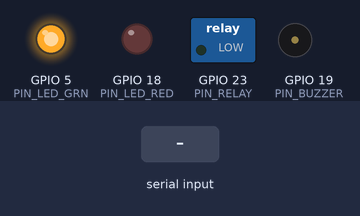
This sketch was run on a simulated ESP32. On the bench: switched loads named in the sketch (green lamp = pin HIGH), output pins drawn as LEDs (lit = HIGH), buzzer (waves = sounding, pin HIGH). The inputs (shaded band) are chosen by the test bench. WiFi joins after 1.5 s; servers stay silent unless stated; random numbers use the default seed unless the sketch sets one; what the sketch prints to the serial monitor is not drawn.

Above: at 4.0 s.
4.1 s: "KILL" received over Serial
At 6.9 s:
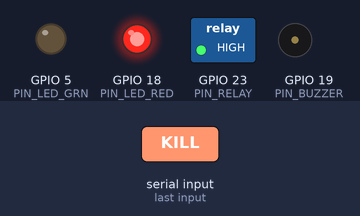
7.6 s: "K" received over Serial
At 10.58 s:
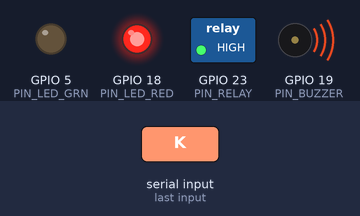
12.2 s: "R" received over Serial
At 13.13 s:
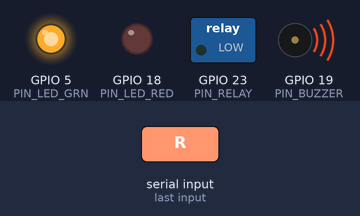
14.5 s: "k" received over Serial
At 17.6 s:
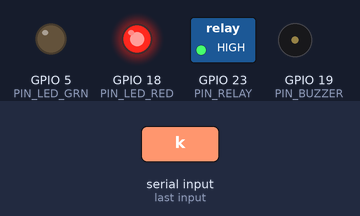
Timing chart, 0 to 19.1 s (numbered marks = the images above; inputs shaded):
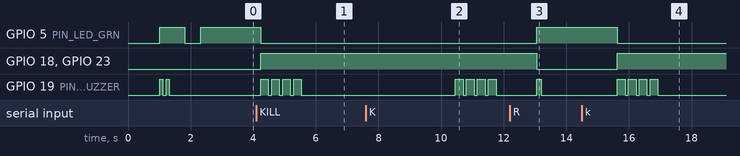

The sketch:

esp32_firmware.ino
```cpp
/*
 ===============================================================================
 OZIK-SENTINEL :: TACTICAL IoT EDGE DONGLE (ESP32 FIRMWARE)
 Pusat Siber TNI Angkatan Darat (PUSSIBERAD) - Kartika Cyber Hackathon 2026
 ===============================================================================
 Perangkat Hardware Dongle Taktis Lapangan:
 1. Menghubungkan langsung ke WiFi (Hotspot HP / Router).
 2. Mengirim detak jantung telemetri sensor periodik ke Cloud Backend Render.
 3. Memonitor perintah darurat Panglima: "AIR-GAP KILL-SWITCH / RELAY CUT".
 4. Mengendalikan modul Relai 5V (pemutus fisik alutsista) & Active Buzzer 5V (sirine).
 ===============================================================================
 PINOUT ESP32 DEVKIT V1:
 - PIN D23 (GPIO 23) -> IN Relai 5V (Relay Control)
 - PIN D19 (GPIO 19) -> Pin Positif (+) Active Buzzer 5V
 - PIN D18 (GPIO 18) -> Anoda (+) LED Merah (Status Alarm / Isolasi)
 - PIN D5  (GPIO 5)  -> Anoda (+) LED Hijau (Status Operasional Nominal)
 - PIN VIN / 5V      -> VCC Relai 5V & VCC Buzzer
 - PIN GND           -> GND Relai, GND Buzzer, & Katoda (-) LED
 ===============================================================================
*/

#include <WiFi.h>
#include <HTTPClient.h>
#include <WiFiClientSecure.h>

// ----------------- KONFIGURASI WIFI -----------------
// Ganti dengan nama Hotspot HP / WiFi dan Password Anda:
const char* WIFI_SSID     = "HOTSPOT_TNI_AD";
const char* WIFI_PASSWORD = "password123";

// ----------------- KONFIGURASI BACKEND CLOUD --------
// Target Server OZIK-SENTINEL PUSSIBERAD:
const char* BACKEND_HOST = "https://ozik-sentinel.onrender.com";
const char* ASSET_ID     = "AST-RADAR-01"; // Target Alutsista: Radar Avionik Taktis

// ----------------- PIN DEFINITIONS ------------------
const int PIN_RELAY   = 23; // Modul Relai 5V (LOW = Sambung, HIGH = Putus Air-gap)
const int PIN_BUZZER  = 19; // Active Buzzer 5V (Sirine Peringatan)
const int PIN_LED_RED = 18; // LED Merah (Indikator Kill-Switch Aktif)
const int PIN_LED_GRN = 5;  // LED Hijau (Indikator Normal)

// Status Internal
bool isIsolated = false;
unsigned long lastTelemetryTime = 0;
const unsigned long TELEMETRY_INTERVAL = 5000; // Kirim tiap 5 detik

void setup() {
  Serial.begin(115200);
  delay(1000);

  Serial.println("\n=======================================================");
  Serial.println("  OZIK-SENTINEL :: TACTICAL IoT HARDWARE DONGLE BOOT   ");
  Serial.println("  PUSSIBERAD - KARTIKA CYBER HACKATHON 2026            ");
  Serial.println("=======================================================");

  // Inisialisasi Pin GPIO
  pinMode(PIN_RELAY, OUTPUT);
  pinMode(PIN_BUZZER, OUTPUT);
  pinMode(PIN_LED_RED, OUTPUT);
  pinMode(PIN_LED_GRN, OUTPUT);

  // Default Kondisi: Normal Operasional (Relai Nyambung, Buzzer Diam, LED Hijau Nyala)
  digitalWrite(PIN_RELAY, LOW);    // Active LOW relay module: LOW = Closed / Connected
  digitalWrite(PIN_BUZZER, LOW);
  digitalWrite(PIN_LED_RED, LOW);
  digitalWrite(PIN_LED_GRN, HIGH);

  // Nada Uji Awal (Self-test beep)
  beep(100);
  delay(100);
  beep(100);

  // Hubungkan ke WiFi
  connectWiFi();
}

void loop() {
  // Pastikan WiFi tetap tersambung
  if (WiFi.status() != WL_CONNECTED) {
    connectWiFi();
  }

  // 1. Periksa Perintah Remote Kill-Switch dari Komandan (Polling Cloud)
  checkRemoteKillSwitch();

  // 2. Kirim Detak Jantung Telemetri Otomatis
  if (millis() - lastTelemetryTime >= TELEMETRY_INTERVAL) {
    lastTelemetryTime = millis();
    if (!isIsolated) {
      sendTelemetry();
    }
  }

  // 3. Terima Kontrol Serial USB (Jika dikendalikan via Laptop / Script Python)
  handleSerialInput();

  delay(1000);
}

// ----------------------------------------------------
// FUNGSI KONEKSI WIFI
// ----------------------------------------------------
void connectWiFi() {
  Serial.print("[WiFi] Menghubungkan ke ");
  Serial.println(WIFI_SSID);
  WiFi.mode(WIFI_STA);
  WiFi.begin(WIFI_SSID, WIFI_PASSWORD);

  int retries = 0;
  while (WiFi.status() != WL_CONNECTED && retries < 20) {
    delay(500);
    Serial.print(".");
    digitalWrite(PIN_LED_GRN, !digitalRead(PIN_LED_GRN)); // Kedip saat connecting
    retries++;
  }

  if (WiFi.status() == WL_CONNECTED) {
    Serial.println("\n[WiFi] Terhubung!");
    Serial.print("[WiFi] Alamat IP ESP32: ");
    Serial.println(WiFi.localIP());
    digitalWrite(PIN_LED_GRN, HIGH);
  } else {
    Serial.println("\n[WiFi] Belum tersambung (Gunakan Hotspot HP atau Kontrol Serial USB)");
  }
}

// ----------------------------------------------------
// NADA BEEP ACTIVE BUZZER
// ----------------------------------------------------
void beep(int durationMs) {
  digitalWrite(PIN_BUZZER, HIGH);
  delay(durationMs);
  digitalWrite(PIN_BUZZER, LOW);
}

// ----------------------------------------------------
// EKSEKUSI AIR-GAP KILL-SWITCH (PEMUTUS RELAI FISIK)
// ----------------------------------------------------
void triggerAirGapKillSwitch(String source) {
  isIsolated = true;
  Serial.println("\n*******************************************************");
  Serial.println("  [!] PERINGATAN DARURAT: PERINTAH KILL-SWITCH DITERIMA!");
  Serial.println("  Sumber Perintah: " + source);
  Serial.println("  TINDAKAN: MEMUTUS RELAI FISIK ALUTSISTA (AIR-GAP)...");
  Serial.println("*******************************************************");

  // 1. Putus Sambungan Relai Fisik
  digitalWrite(PIN_RELAY, HIGH); // Open Circuit / Air-Gap Cut

  // 2. Indikator Visual & Audio Darurat Militer
  digitalWrite(PIN_LED_GRN, LOW);
  digitalWrite(PIN_LED_RED, HIGH);

  // Bunyikan Sirine Peringatan Klaxon
  for (int i = 0; i < 4; i++) {
    beep(250);
    delay(100);
  }
}

// ----------------------------------------------------
// PEMULIHAN STATUS OPERASIONAL NORMAL
// ----------------------------------------------------
void resetToNormal() {
  isIsolated = false;
  Serial.println("\n[+] PEMULIHAN: Alutsista kembali ke status OPERATIONAL.");
  digitalWrite(PIN_RELAY, LOW); // Sambungkan kembali relai
  digitalWrite(PIN_BUZZER, LOW);
  digitalWrite(PIN_LED_RED, LOW);
  digitalWrite(PIN_LED_GRN, HIGH);
  beep(150);
}

// ----------------------------------------------------
// CEK PERINTAH CLOUD RENDER (/api/v1/iot/commands/:assetId)
// ----------------------------------------------------
void checkRemoteKillSwitch() {
  if (WiFi.status() != WL_CONNECTED) return;

  WiFiClientSecure client;
  client.setInsecure(); // Skip validasi SSL cert untuk kemudahan prototype

  HTTPClient http;
  String url = String(BACKEND_HOST) + "/api/v1/iot/commands/" + String(ASSET_ID);

  if (http.begin(client, url)) {
    http.setTimeout(4000);
    int httpCode = http.GET();

    if (httpCode == HTTP_CODE_OK) {
      String response = http.getString();
      // Periksa apakah ada perintah "ISOLATE" dalam respon JSON
      if (response.indexOf("ISOLATE") >= 0 || response.indexOf("KILL") >= 0) {
        triggerAirGapKillSwitch("Command Center Web Dashboard");
      }
    }
    http.end();
  }
}

// ----------------------------------------------------
// KIRIM TELEMETRI SENSOR PERIODIK KE CLOUD SIEM
// ----------------------------------------------------
void sendTelemetry() {
  if (WiFi.status() != WL_CONNECTED) return;

  WiFiClientSecure client;
  client.setInsecure();

  HTTPClient http;
  String url = String(BACKEND_HOST) + "/api/v1/siem/telemetry";

  if (http.begin(client, url)) {
    http.addHeader("Content-Type", "application/json");

    // Simulasi sensor arus & suhu nominal
    float suhu = 48.0 + (random(0, 40) / 10.0);
    float volt = 28.1 + (random(-2, 2) / 10.0);
    float tx   = 1240.0 + random(-20, 20);

    String jsonBody = "{"
      "\"asset_id\":\"" + String(ASSET_ID) + "\","
      "\"temperature_c\":" + String(suhu, 1) + ","
      "\"voltage_v\":" + String(volt, 1) + ","
      "\"network_tx_kbps\":" + String(tx, 0) + ","
      "\"firmware_hash\":\"9f86d081884c7d659a2feaa0c55ad015a3bf4f1b2b0b822cd15d6c15b0f00a08\","
      "\"qr_hash\":\"e3b0c44298fc1c149afbf4c8996fb92427ae41e4649b934ca495991b7852b855\""
    "}";

    int httpCode = http.POST(jsonBody);
    if (httpCode > 0) {
      Serial.println("[TELEMETRY] Terkirim -> SIEM Status: " + String(httpCode));
    }
    http.end();
  }
}

// ----------------------------------------------------
// KONTROL VIA USB SERIAL (UNTUK PENGUJIAN CEPAT)
// ----------------------------------------------------
void handleSerialInput() {
  if (Serial.available() > 0) {
    char c = Serial.read();
    if (c == 'K' || c == 'k' || c == '1') {
      // Tekan '1' di Serial Monitor untuk uji Kill-Switch
      triggerAirGapKillSwitch("Manual USB Serial Command");
    } else if (c == 'R' || c == 'r' || c == '0') {
      // Tekan '0' di Serial Monitor untuk Reset normal
      resetToNormal();
    } else if (c == 'B' || c == 'b') {
      // Tekan 'B' untuk uji Buzzer sirine
      Serial.println("[TEST] Uji Bunyi Buzzer...");
      beep(500);
    }
  }
}
```

Measured:
- after the input at 4.1 s, GPIO 5 (PIN_LED_GRN): HIGH → LOW after 0.14 s; GPIO 18 (PIN_LED_RED), GPIO 23 (PIN_RELAY): LOW → HIGH after 0.14 s; GPIO 19 (PIN_BUZZER): alternates HIGH for 0.25 s and LOW for 0.10 s, 8 changes in all, then stays LOW, starting after 0.14 s
- after the input at 7.6 s, GPIO 19 (PIN_BUZZER): alternates HIGH for 0.25 s and LOW for 0.10 s, starting after 2.9 s
- after the input at 12.2 s, GPIO 5 (PIN_LED_GRN): LOW → HIGH after 0.86 s; GPIO 18 (PIN_LED_RED), GPIO 23 (PIN_RELAY): HIGH → LOW after 0.86 s; GPIO 19 (PIN_BUZZER): LOW → HIGH after 0.86 s, → LOW 0.15 s later
- after the input at 14.5 s, GPIO 5 (PIN_LED_GRN): HIGH → LOW after 1.1 s; GPIO 18 (PIN_LED_RED), GPIO 23 (PIN_RELAY): LOW → HIGH after 1.1 s; GPIO 19 (PIN_BUZZER): alternates HIGH for 0.25 s and LOW for 0.10 s, 8 changes in all, then stays LOW, starting after 1.1 s
